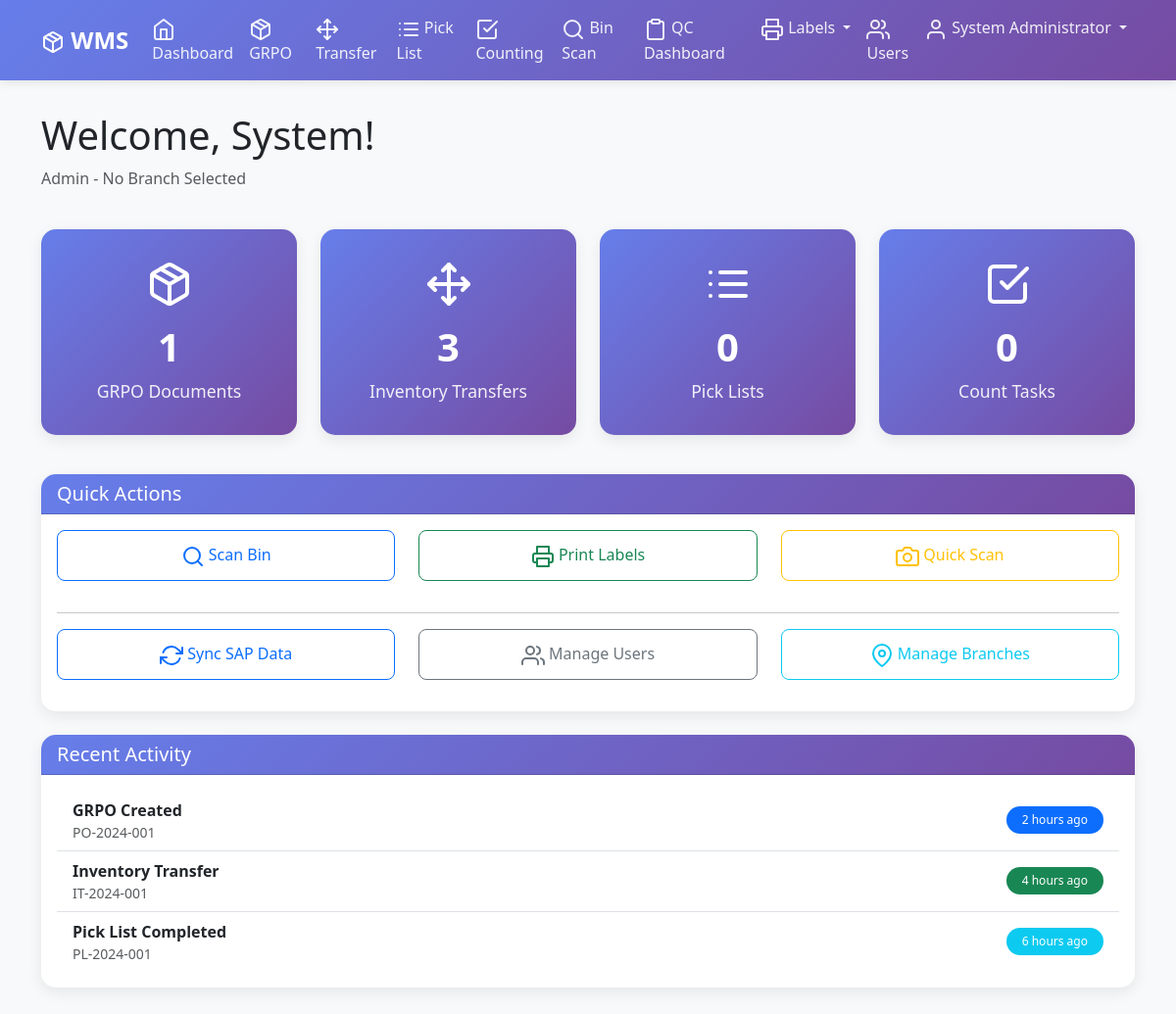
The app's page /dashboard (signed in) with its own data.
### models.py (models this page shows, shortened)
class User(UserMixin, db.Model):
    __tablename__ = 'users'
    id = Column(Integer, primary_key=True)
    username = Column(String(80), unique=True, nullable=False)
    email = Column(String(120), unique=True, nullable=False)
    password_hash = Column(String(256), nullable=False)
    first_name = Column(String(80), nullable=False)
    last_name = Column(String(80), nullable=False)
    role = Column(String(20), nullable=False,
                  default='user')  # admin, manager, user, qc
    branch_id = Column(String(10), nullable=True)
    branch_name = Column(String(100), nullable=True)
    default_branch_id = Column(
        String(10), nullable=True)  # Default branch if none selected
    is_active = Column(Boolean, default=True)
    must_change_password = Column(
        Boolean, default=False)  # Force password change on next login
    last_login = Column(DateTime, nullable=True)
    permissions = Column(Text,
                         nullable=True)  # JSON string of screen permissions
    created_at = Column(DateTime, default=datetime.utcnow)
    updated_at = Column(DateTime,
                        default=datetime.utcnow,
                        onupdate=datetime.utcnow)
    grpo_documents = relationship('GRPODocument',
                                  back_populates='user',
                                  foreign_keys='GRPODocument.user_id')
    inventory_transfers = relationship('InventoryTransfer',
                                       back_populates='user',
                                       foreign_keys='InventoryTransfer.user_id')
    pick_lists = relationship('PickList',
                              back_populates='user',
                              foreign_keys='PickList.user_id')
    inventory_counts = relationship('InventoryCount', back_populates='user')

### routes.py (the view)
@app.route('/dashboard')
@login_required
def dashboard():
    try:
        grpo_count = GRPODocument.query.filter_by(user_id=current_user.id).count()
        transfer_count = InventoryTransfer.query.filter_by(user_id=current_user.id).count()
        pick_list_count = PickList.query.filter_by(user_id=current_user.id).count()
        count_tasks = InventoryCount.query.filter_by(user_id=current_user.id).count()
        stats = {
            'grpo_count': grpo_count,
            'transfer_count': transfer_count,
            'pick_list_count': pick_list_count,
            'count_tasks': count_tasks
        }
    except Exception as e:
        logging.error(f"Database error in dashboard: {e}")
        stats = {
            'grpo_count': 0,
            'transfer_count': 0,
            'pick_list_count': 0,
            'count_tasks': 0
        }
        flash('Database needs to be updated. Please run: python migrate_database.py', 'warning')
    return render_template('dashboard.html', stats=stats)

### routes.py (called while the page is built)
@login_manager.user_loader
def load_user(user_id):
    return User.query.get(int(user_id))

### templates/dashboard.html (shortened to what this page needs)
{% extends "base.html" %}
{% block content %}
<div class="row mb-4">
    <div class="col-12">
        <h1>Welcome, {{ current_user.first_name }}!</h1>
        <p class="text-muted">{{ current_user.role|title }} - {{ current_user.branch_name or 'No Branch Selected' }}</p>
    </div>
</div>
<div class="row mb-4">
    <div class="col-md-3 col-sm-6 mb-3">
        <div class="card dashboard-card" data-url="{{ url_for('grpo') }}">
            <div class="card-body text-center">
                <i data-feather="package" class="mb-3" style="width: 48px; height: 48px;"></i>
                <h3>{{ stats.grpo_count }}</h3>
                <p>GRPO Documents</p>
            </div>
        </div>
    </div>
    <div class="col-md-3 col-sm-6 mb-3">
        <div class="card dashboard-card" data-url="{{ url_for('inventory_transfer') }}">
            <div class="card-body text-center">
                <i data-feather="move" class="mb-3" style="width: 48px; height: 48px;"></i>
                <h3>{{ stats.transfer_count }}</h3>
                <p>Inventory Transfers</p>
            </div>
        </div>
    </div>
    <div class="col-md-3 col-sm-6 mb-3">
        <div class="card dashboard-card" data-url="{{ url_for('pick_list') }}">
            <div class="card-body text-center">
                <i data-feather="list" class="mb-3" style="width: 48px; height: 48px;"></i>
                <h3>{{ stats.pick_list_count }}</h3>
                <p>Pick Lists</p>
            </div>
        </div>
    </div>
    <div class="col-md-3 col-sm-6 mb-3">
        <div class="card dashboard-card" data-url="{{ url_for('inventory_counting') }}">
            <div class="card-body text-center">
                <i data-feather="check-square" class="mb-3" style="width: 48px; height: 48px;"></i>
                <h3>{{ stats.count_tasks }}</h3>
                <p>Count Tasks</p>
            </div>
        </div>
    </div>
</div>
<div class="row mb-4">
    <div class="col-12">
        <div class="card">
            <div class="card-header">
                <h5 class="mb-0">Quick Actions</h5>
            </div>
            <div class="card-body">
                <div class="row">
                    <div class="col-md-4 mb-3">
                        <a href="{{ url_for('bin_scanning') }}" class="btn btn-outline-primary w-100">
                            <i data-feather="search"></i> Scan Bin
                        </a>
                    </div>
                    <div class="col-md-4 mb-3">
                        <a href="{{ url_for('label_printing') }}" class="btn btn-outline-success w-100">
                            <i data-feather="printer"></i> Print Labels
                        </a>
                    </div>
                    <div class="col-md-4 mb-3">
                        <button class="btn btn-outline-warning w-100" onclick="startQuickScan()">
                            <i data-feather="camera"></i> Quick Scan
                        </button>
                    </div>
                </div>
                {% if current_user.role in ['admin', 'manager'] %}
                <hr>
                <div class="row">
                    <div class="col-md-4 mb-3">
                        <form action="{{ url_for('sync_sap_data') }}" method="POST" style="display: inline;">
                            <button type="submit" class="btn btn-outline-primary w-100" onclick="return confirm('This will sync warehouses, bins, and business partners from SAP B1. Continue?')">
                                <i data-feather="refresh-cw"></i> Sync SAP Data
                            </button>
                        </form>
                    </div>
                    <div class="col-md-4 mb-3">
                        <a href="{{ url_for('user_management') }}" class="btn btn-outline-secondary w-100">
                            <i data-feather="users"></i> Manage Users
                        </a>
                    </div>
                    <div class="col-md-4 mb-3">
                        <a href="{{ url_for('branch_management') }}" class="btn btn-outline-info w-100">
                            <i data-feather="map-pin"></i> Manage Branches
                        </a>
                    </div>
                </div>
                {% endif %}
            </div>
        </div>
    </div>
</div>
<div class="row">
    <div class="col-12">
        <div class="card">
            <div class="card-header">
                <h5 class="mb-0">Recent Activity</h5>
            </div>
            <div class="card-body">
                <div class="list-group list-group-flush">
                    <div class="list-group-item d-flex justify-content-between align-items-center">
                        <div>
                            <strong>GRPO Created</strong>
                            <small class="text-muted d-block">PO-2024-001</small>
                        </div>
                        <span class="badge bg-primary">2 hours ago</span>
                    </div>
                    <div class="list-group-item d-flex justify-content-between align-items-center">
                        <div>
                            <strong>Inventory Transfer</strong>
                            <small class="text-muted d-block">IT-2024-001</small>
                        </div>
                        <span class="badge bg-success">4 hours ago</span>
                    </div>
                    <div class="list-group-item d-flex justify-content-between align-items-center">
                        <div>
                            <strong>Pick List Completed</strong>
                            <small class="text-muted d-block">PL-2024-001</small>
                        </div>
                        <span class="badge bg-info">6 hours ago</span>
                    </div>
                </div>
            </div>
        </div>
    </div>
</div>
{% endblock %}

### templates/base.html (shortened to what this page needs)
<!DOCTYPE html>
<html lang="en">
<head>
    <link href="https://cdn.jsdelivr.net/npm/bootstrap@5.3.0/dist/css/bootstrap.min.css" rel="stylesheet">
    <link rel="stylesheet" href="{{ url_for('static', filename='css/style.css') }}">
</head>
<body>
    {% if current_user.is_authenticated %}
    <nav class="navbar navbar-expand-lg navbar-dark">
        <div class="container">
            <a class="navbar-brand" href="{{ url_for('dashboard') }}">
                <i data-feather="package"></i> WMS
            </a>
            <div class="collapse navbar-collapse" id="navbarNav">
                <ul class="navbar-nav me-auto">
                    <li class="nav-item">
                        <a class="nav-link" href="{{ url_for('dashboard') }}">
                            <i data-feather="home"></i> Dashboard
                        </a>
                    </li>
                    <li class="nav-item">
                        <a class="nav-link" href="{{ url_for('grpo') }}">
                            <i data-feather="package"></i> GRPO
                        </a>
                    </li>
                    <li class="nav-item">
                        <a class="nav-link" href="{{ url_for('inventory_transfer') }}">
                            <i data-feather="move"></i> Transfer
                        </a>
                    </li>
                    <li class="nav-item">
                        <a class="nav-link" href="{{ url_for('pick_list') }}">
                            <i data-feather="list"></i> Pick List
                        </a>
                    </li>
                    <li class="nav-item">
                        <a class="nav-link" href="{{ url_for('inventory_counting') }}">
                            <i data-feather="check-square"></i> Counting
                        </a>
                    </li>
                    <li class="nav-item">
                        <a class="nav-link" href="{{ url_for('bin_scanning') }}">
                            <i data-feather="search"></i> Bin Scan
                        </a>
                    </li>
                    {% if current_user.role in ['qc', 'manager', 'admin'] %}
                    <li class="nav-item">
                        <a class="nav-link" href="{{ url_for('qc_dashboard') }}">
                            <i data-feather="clipboard"></i> QC Dashboard
                        </a>
                    </li>
                    {% endif %}
                    <li class="nav-item dropdown">
                        <a class="nav-link dropdown-toggle" href="#" id="navbarDropdown" role="button" data-bs-toggle="dropdown">
                            <i data-feather="printer"></i> Labels
                        </a>
                    </li>
                </ul>
                <ul class="navbar-nav">
                    {% if current_user.role == 'admin' %}
                    <li class="nav-item">
                        <a class="nav-link" href="{{ url_for('user_management') }}">
                            <i data-feather="users"></i> Users
                        </a>
                    </li>
                    {% endif %}
                    <li class="nav-item dropdown">
                        <a class="nav-link dropdown-toggle" href="#" id="userDropdown" role="button" data-bs-toggle="dropdown">
                            <i data-feather="user"></i> {{ current_user.first_name }} {{ current_user.last_name }}
                        </a>
                    </li>
                </ul>
            </div>
        </div>
    </nav>
    {% endif %}
    <main class="main-content">
        <div class="container">
            {% block content %}{% endblock %}
        </div>
    </main>
</body>
</html>

### static/css/style.css (style rules this page uses)
* { box-sizing: border-box; }
body { font-family: 'Segoe UI', Tahoma, Geneva, Verdana, sans-serif; background-color: #f8f9fa; margin: 0; padding: 0; }
.navbar { background: linear-gradient(135deg, #667eea 0%, #764ba2 100%); box-shadow: 0 2px 10px rgba(0,0,0,0.1); }
.navbar-brand { font-weight: bold; color: white !important; font-size: 1.5rem; }
.navbar-nav .nav-link { color: rgba(255,255,255,0.9) !important; font-weight: 500; transition: color 0.3s ease; }
.main-content { padding: 2rem 0; min-height: calc(100vh - 70px); }
.card { border: none; border-radius: 15px; box-shadow: 0 5px 15px rgba(0,0,0,0.08); transition: transform 0.3s ease, box-shadow 0.3s ease; }
.card-header { background: linear-gradient(135deg, #667eea 0%, #764ba2 100%); color: white; border-radius: 15px 15px 0 0 !important; font-weight: 600; }
.dashboard-card { background: linear-gradient(135deg, #667eea 0%, #764ba2 100%); color: white; cursor: pointer; transition: all 0.3s ease; }
.dashboard-card .card-body { padding: 2rem; }
.dashboard-card h3 { font-size: 2.5rem; font-weight: bold; margin-bottom: 0.5rem; }
.dashboard-card p { font-size: 1.1rem; margin-bottom: 0; opacity: 0.9; }
.btn { border-radius: 8px; font-weight: 500; padding: 0.75rem 1.5rem; transition: all 0.3s ease; }
.badge { padding: 0.5rem 1rem; font-weight: 500; border-radius: 20px; }

### records on screen
User: first_name "System", last_name "Administrator", role "Admin", branch_name "No Branch Selected"

### other values on screen
{{ stats.grpo_count }} "1"
{{ stats.transfer_count }} "3"
{{ stats.pick_list_count }} "0"
{{ stats.count_tasks }} "0"
